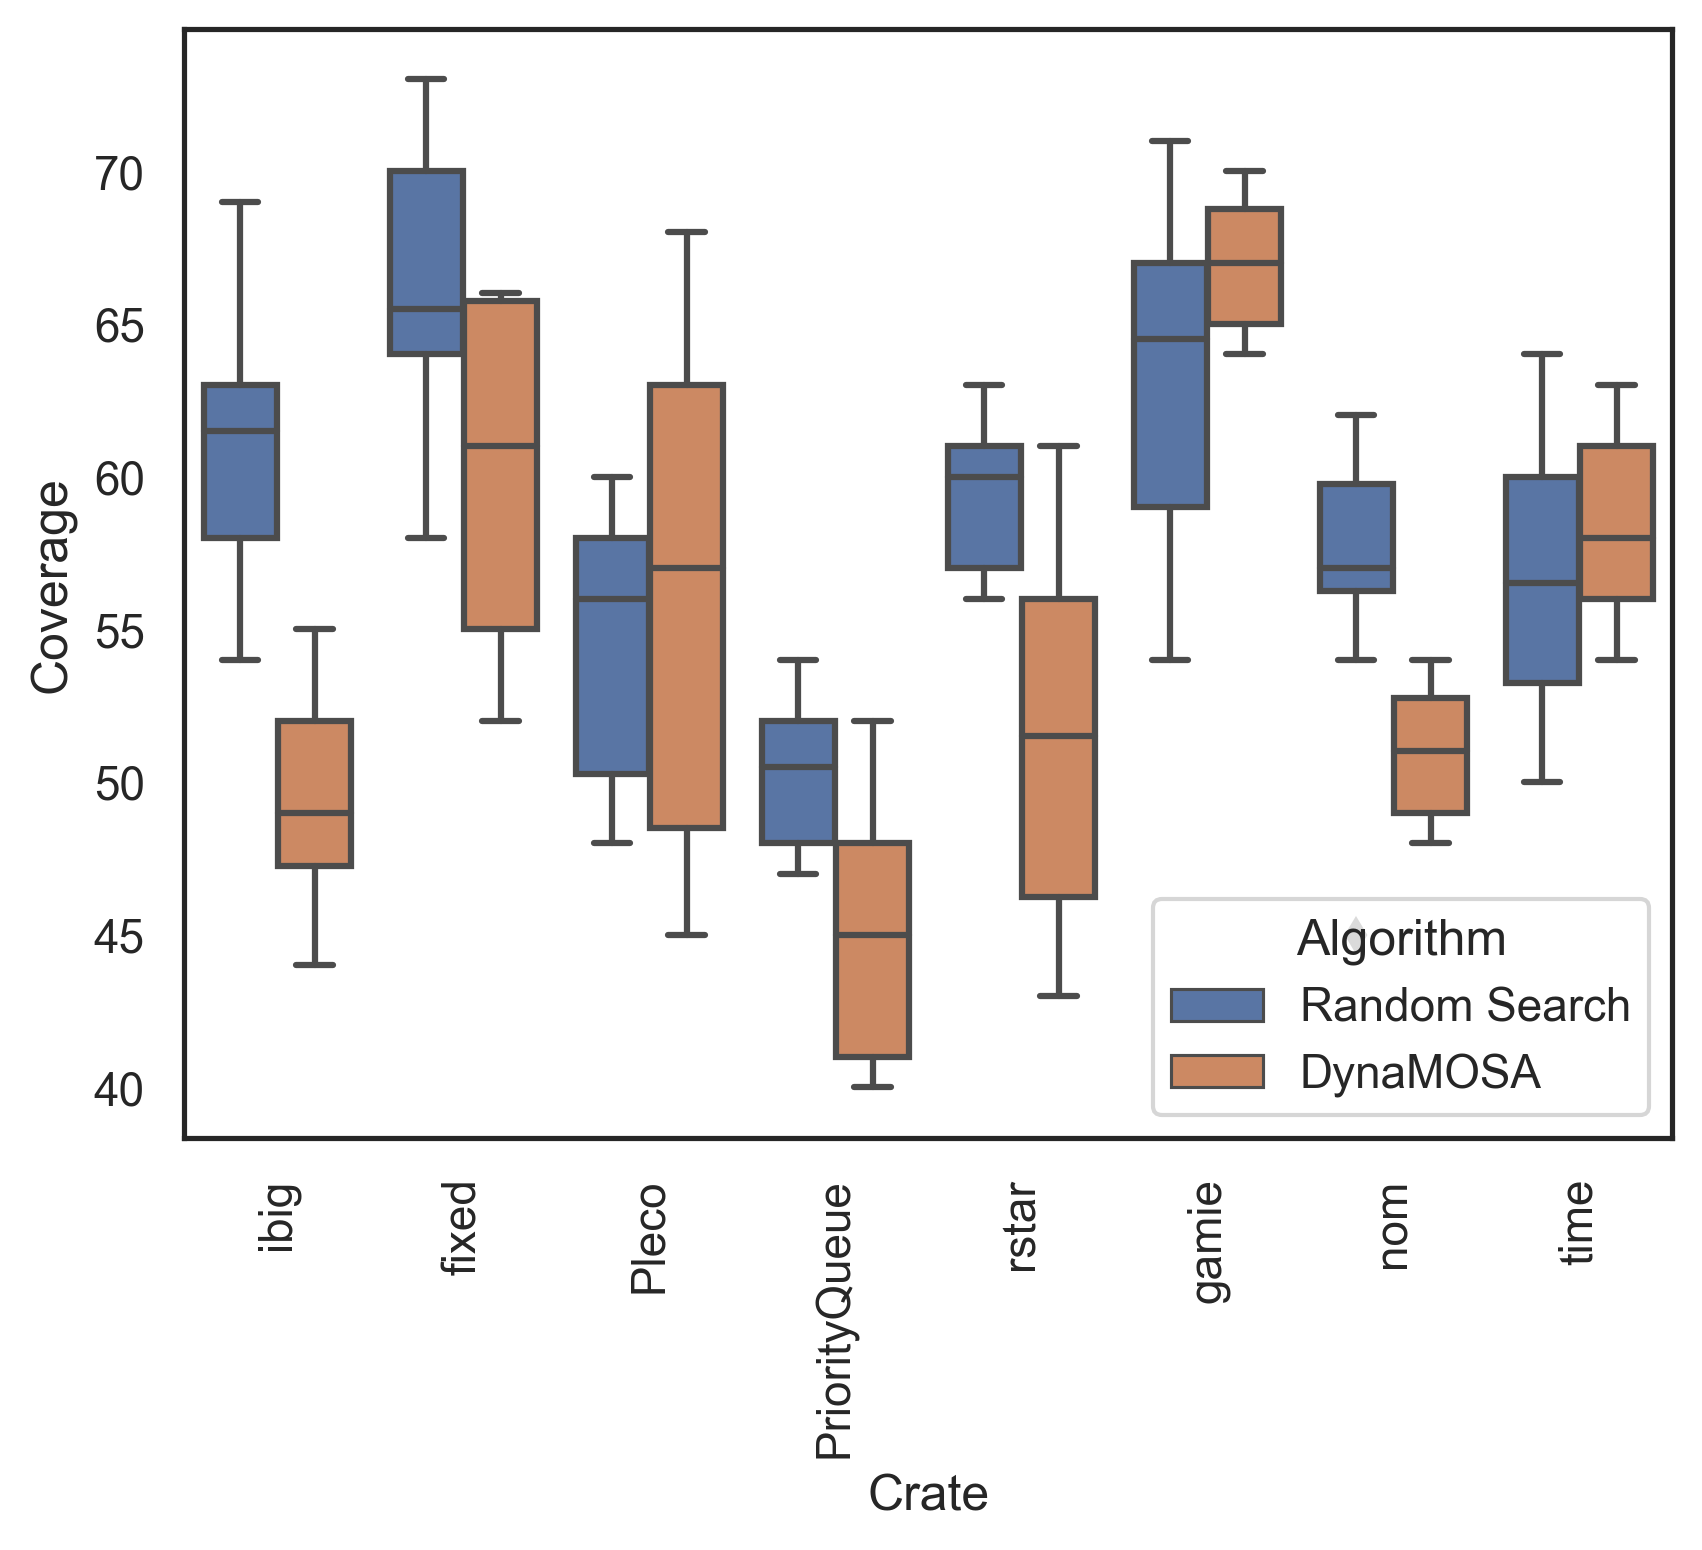

Write Python code to recreate this figure.
import matplotlib.pyplot as plt
import seaborn as sns

from data import get_data

df = get_data()
sns.set_theme()
sns.set_style("white")
sns.color_palette("deep")

fig = plt.figure(1)
ax = sns.boxplot(x="Crate", y="Coverage", hue="Algorithm",
            data=df)
ax.set_xticks(ax.get_xticks())
ax.set_xticklabels(ax.get_xticklabels(), rotation=90, )
plt.show()


fig.savefig('coverage.png', dpi=300, format='png', bbox_inches='tight')